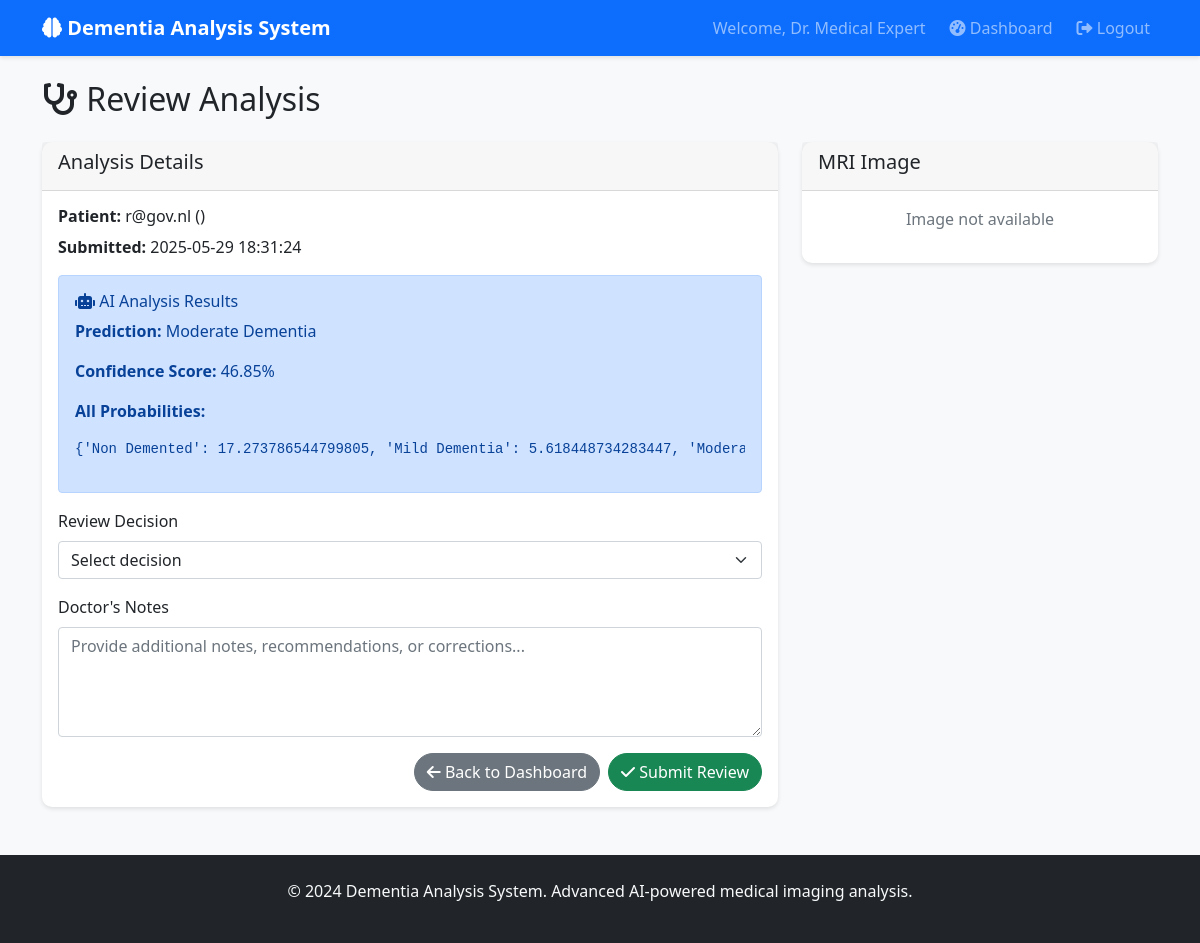
/doctor/review/1 (signed in), run on the app's committed database.
### tables this page shows
CREATE TABLE users (
            id INTEGER PRIMARY KEY AUTOINCREMENT,
            email TEXT UNIQUE NOT NULL,
            password_hash TEXT NOT NULL,
            full_name TEXT NOT NULL,
            user_type TEXT NOT NULL CHECK(user_type IN ('doctor', 'patient')),
            phone TEXT,
            created_at TIMESTAMP DEFAULT CURRENT_TIMESTAMP
        );

CREATE TABLE analysis_results (
            id INTEGER PRIMARY KEY AUTOINCREMENT,
            patient_id INTEGER NOT NULL,
            image_filename TEXT NOT NULL,
            prediction_class TEXT NOT NULL,
            confidence_score REAL NOT NULL,
            probabilities TEXT NOT NULL,
            status TEXT DEFAULT 'pending' CHECK(status IN ('pending', 'confirmed', 'rejected')),
            doctor_id INTEGER,
            doctor_notes TEXT,
            created_at TIMESTAMP DEFAULT CURRENT_TIMESTAMP,
            reviewed_at TIMESTAMP,
            FOREIGN KEY (patient_id) REFERENCES users (id),
            FOREIGN KEY (doctor_id) REFERENCES users (id)
        );

### flask_app.py (the view, shortened to what this page needs)
@app.route('/doctor/review/<int:analysis_id>', methods=['GET', 'POST'])
def review_analysis(analysis_id):
    if 'user_id' not in session or session['user_type'] != 'doctor':
        return redirect(url_for('login'))
    conn = sqlite3.connect('dementia_app.db')
    cursor = conn.cursor()
    cursor.execute('''
        SELECT ar.*, u.full_name as patient_name, u.email as patient_email
        FROM analysis_results ar
        JOIN users u ON ar.patient_id = u.id
        WHERE ar.id = ?
    ''', (analysis_id,))
    analysis = cursor.fetchone()
    conn.close()
    if not analysis:
        flash('Analysis not found')
        return redirect(url_for('doctor_dashboard'))
    return render_template('analysis_review.html', analysis=analysis)

### templates/analysis_review.html (shortened to what this page needs)
{% extends "base.html" %}
{% block content %}
<div class="row">
    <div class="col-md-12">
        <h2><i class="fas fa-stethoscope"></i> Review Analysis</h2>
        <div class="row mt-4">
            <div class="col-md-8">
                <div class="card">
                    <div class="card-header">
                        <h5>Analysis Details</h5>
                    </div>
                    <div class="card-body">
                        <h6><strong>Patient:</strong> {{ analysis[12] }} ({{ analysis[13] }})</h6>
                        <p><strong>Submitted:</strong> {{ analysis[9] }}</p>
                        <div class="alert alert-primary">
                            <h6><i class="fas fa-robot"></i> AI Analysis Results</h6>
                            <p><strong>Prediction:</strong> {{ analysis[3] }}</p>
                            <p><strong>Confidence Score:</strong> {{ "%.2f"|format(analysis[4]) }}%</p>
                            <p><strong>All Probabilities:</strong></p>
                            <pre>{{ analysis[5] }}</pre>
                        </div>
                        <form method="POST">
                            <div class="mb-3">
                                <label for="status" class="form-label">Review Decision</label>
                                <select class="form-select" id="status" name="status" required>
                                    <option value="">Select decision</option>
                                </select>
                            </div>
                            <div class="mb-3">
                                <label for="notes" class="form-label">Doctor's Notes</label>
                                <textarea class="form-control" id="notes" name="notes" rows="4"
                                         placeholder="Provide additional notes, recommendations, or corrections..." required></textarea>
                            </div>
                            <div class="d-grid gap-2 d-md-flex justify-content-md-end">
                                <a href="{{ url_for('doctor_dashboard') }}" class="btn btn-secondary">
                                    <i class="fas fa-arrow-left"></i> Back to Dashboard
                                </a>
                                <button type="submit" class="btn btn-success">
                                    <i class="fas fa-check"></i> Submit Review
                                </button>
                            </div>
                        </form>
                    </div>
                </div>
            </div>
            <div class="col-md-4">
                <div class="card">
                    <div class="card-header">
                        <h5>MRI Image</h5>
                    </div>
                    <div class="card-body text-center">
                    </div>
                </div>
            </div>
        </div>
    </div>
</div>
{% endblock %}

### templates/base.html (shortened to what this page needs)
<!DOCTYPE html>
<html lang="en">
<head>
    <link href="https://cdn.jsdelivr.net/npm/bootstrap@5.1.3/dist/css/bootstrap.min.css" rel="stylesheet">
    <link href="https://cdnjs.cloudflare.com/ajax/libs/font-awesome/6.0.0/css/all.min.css" rel="stylesheet">
</head>
<body>
    <nav class="navbar navbar-expand-lg navbar-dark bg-primary">
        <div class="container">
            <a class="navbar-brand" href="{{ url_for('index') }}">
                <i class="fas fa-brain"></i> Dementia Analysis System
            </a>
            <div class="navbar-nav ms-auto">
                {% if session.user_id %}
                    <span class="navbar-text me-3">
                        Welcome, {{ session.full_name }}
                    </span>
                    {% if session.user_type == 'patient' %}
                        <a class="nav-link me-2" href="{{ url_for('patient_dashboard') }}">
                            <i class="fas fa-tachometer-alt"></i> Dashboard
                        </a>
                        <a class="nav-link me-2" href="{{ url_for('upload_image') }}">
                            <i class="fas fa-upload"></i> Upload Scan
                        </a>
                    {% else %}
                        <a class="nav-link me-2" href="{{ url_for('doctor_dashboard') }}">
                            <i class="fas fa-tachometer-alt"></i> Dashboard
                        </a>
                    {% endif %}
                    <a class="nav-link" href="{{ url_for('logout') }}">
                        <i class="fas fa-sign-out-alt"></i> Logout
                    </a>
                {% else %}
                    <a class="nav-link" href="{{ url_for('login') }}">Login</a>
                    <a class="nav-link" href="{{ url_for('register') }}">Register</a>
                {% endif %}
            </div>
        </div>
    </nav>
    <main class="container mt-4">
        {% block content %}{% endblock %}
    </main>
    <footer class="bg-dark text-light mt-5 py-4">
        <div class="container text-center">
            <p>&copy; 2024 Dementia Analysis System. Advanced AI-powered medical imaging analysis.</p>
        </div>
    </footer>
</body>
</html>

### templates/base.html (style rules this page uses)
.navbar-brand { font-weight: bold; }
body { background-color: #f8f9fa; }
.card { box-shadow: 0 2px 4px rgba(0,0,0,0.1); border: none; border-radius: 10px; }
.btn { border-radius: 20px; }
.navbar { box-shadow: 0 2px 4px rgba(0,0,0,0.1); }

### data on the page
users: email "r@gov.nl"
analysis_results: created_at "2025-05-29 18:31:24", prediction_class "Moderate Dementia", confidence_score "46.85", probabilities "{'Non Demented': 17.273786544799805, 'Mild Dementia': 5.618448734283447,…"

### other printed values
{{ session.full_name }} "Dr. Medical Expert"
